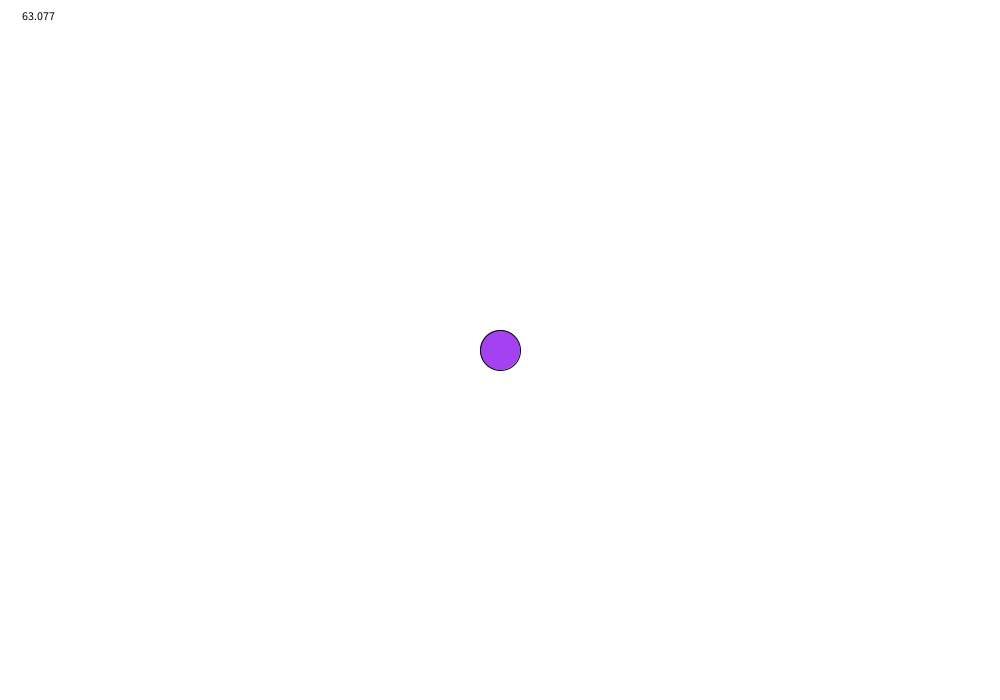
Frame 1 (no input)
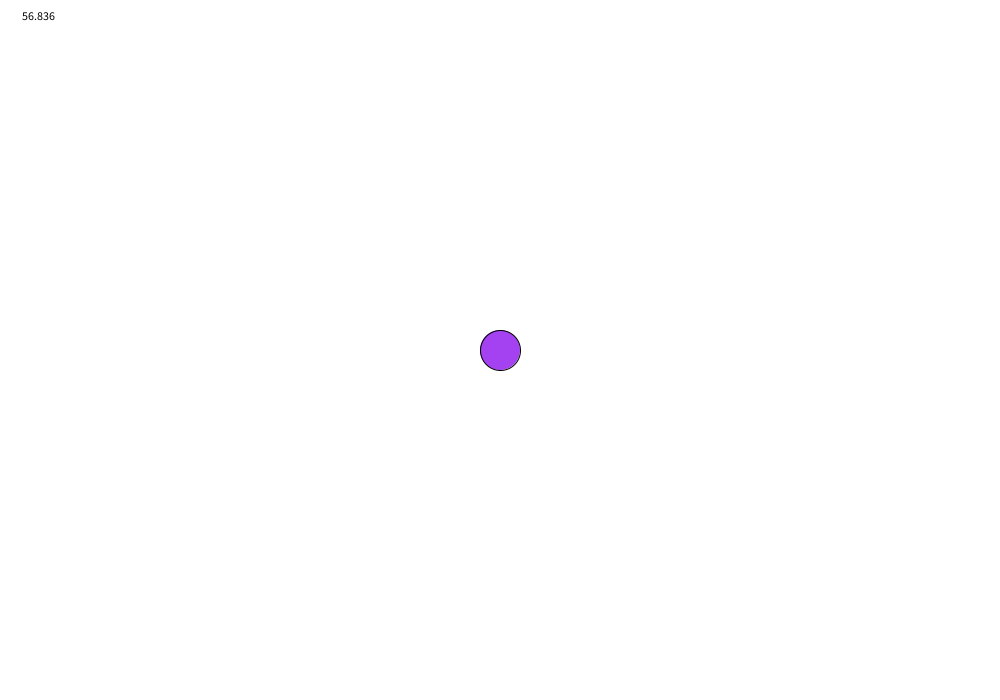
Frame 60 (the mouse pressed at the canvas centre just before this capture)
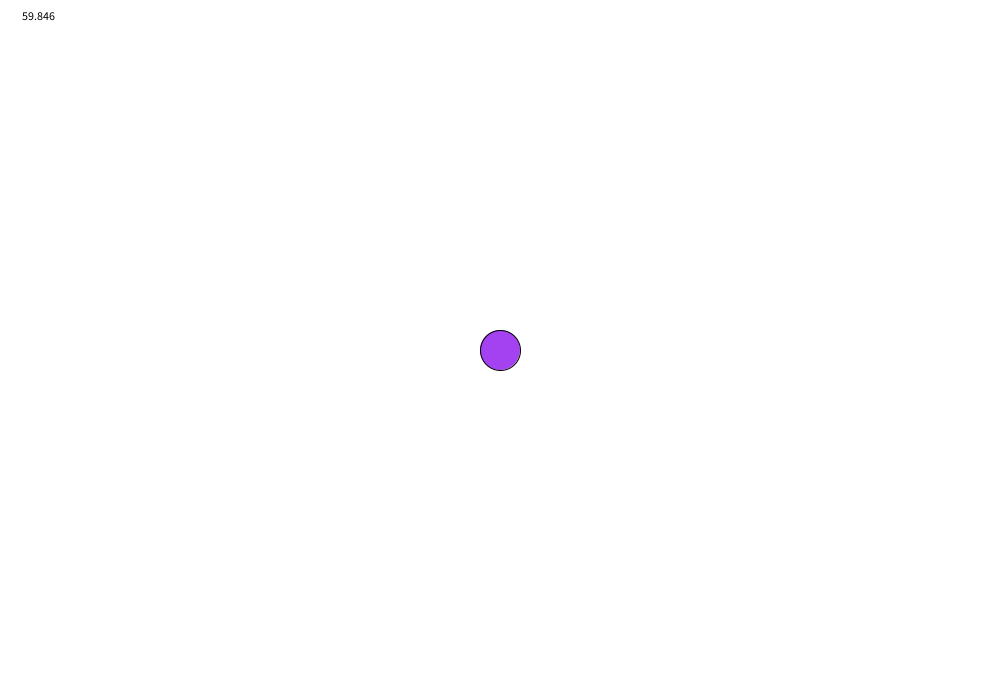
Frame 120 (the mouse held since frame 60 and released just before this capture)

The Processing sketch that drew these frames (run headless with seeded random() and noise(); from frame 60 on, the mouse is pressed at the canvas centre):

// Processing sketch: OrbPhysics
// ── OrbPhysics.pde
    ArrayList<Orb>orbList;
    Orb center;
    void setup() {
      size(1000, 700);
      orbList = new ArrayList<Orb>();
      center = new Orb(width/2,height/2,0,0,20);
    }
    void mouseClicked() {
      Orb a = new Orb((float)mouseX, (float)mouseY,random(-3.0,3.0), random(-3.0,3.0), random(10,30));
      orbList.add(a);
    }
    void draw() {
      background(255);
      center.display();
      for (Orb o : orbList) {
        o.move();
        center.attract(o);
        o.display();
      }
      fill(0);
      text(frameRate,20,20);
      //text(orbList.size(),20,40);
      //if (orbList.size() >= 1){
      //  text(orbList.get(orbList.size()-1).ySpeed, 20, 50);  
      //  text(orbList.get(orbList.size()-1).y, 20, 60);        
      }
    

// ── Orb.pde
    public class Orb{
      float x,y;
      float xSpeed,ySpeed;
      float radius;
      color c;

      public Orb(float x_,float y_,float xSpeed_, float ySpeed_, float radius_ ){
        x = x_;
        y = y_;
        xSpeed = xSpeed_;
        ySpeed = ySpeed_;
        radius = radius_;
        //random color... why not.
        c = color(random(255),random(255),random(255));
      }


      void display(){
        fill(c);
        ellipse(x, y,radius*2, radius*2);
      }

      void move(){
        x+=xSpeed;
        y+=ySpeed;
        //if(y<=radius || y>=height-radius){
        //  ySpeed=ySpeed*-1;
        //}if (x<=radius || x>=width-radius){
        //  xSpeed=xSpeed*-1;
        //}
        //if (y<height-radius){
        //  ySpeed+=1;          
        //}
      }
      void attract(Orb b){
          float distance = dist(x, y, b.x,b.y);
          b.xSpeed += 20 * ((x-b.x)/(distance * distance));
          b.ySpeed += 20 * ((y-b.y)/(distance * distance));

      }
    }
